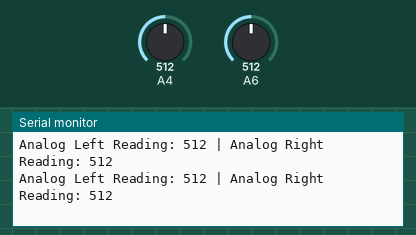
The sketch below on a simulated Arduino Uno, built with avr-gcc and run on an emulated ATmega328P. Shown: the last lines printed to the serial monitor. The test bench sets the inputs (shaded band); at power-on: A4 = 512, A6 = 512.

Above: at 1.2 s.
1.3 s: A4 set to 109
At 1.41 s:
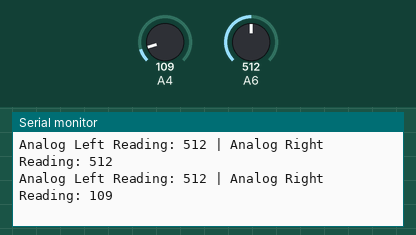
4.3 s: A4 set to 93
At 4.33 s:
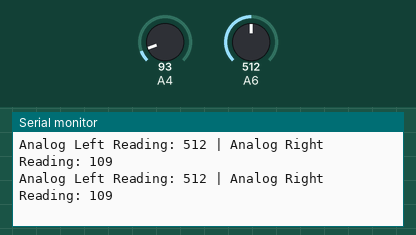
5.8 s: A6 set to 108
At 5.82 s:
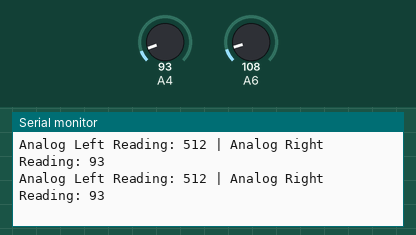
8.8 s: A6 set to 95
At 8.8 s:
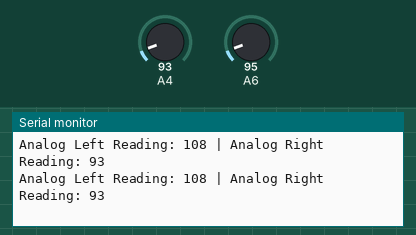
Timing chart, 0 to 11.8 s (numbered marks = the images above; inputs shaded):
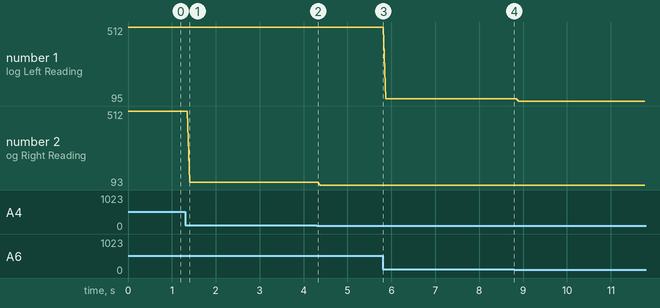

Measured:
- after the input at 1.3 s, the serial monitor: prints a new line after 0.10 s (image 1)
- plotted number 1: 512 → 108 after the input at 5.8 s, 108 → 95 after the input at 8.8 s
- plotted number 2: 512 → 109 after the input at 1.3 s, 109 → 93 after the input at 4.3 s

The sketch:

test_ir_sensor.ino
```cpp
#include "IRSensor.h"

IRSensor IRSensorL(28, 140);
IRSensor IRSensorR(26, 140);


void setup() {
  // put your setup code here, to run once:
  Serial.begin(9600);
}

void loop() {
  // put your main code here, to run repeatedly:
  int IRvalueL = IRSensorL.read();
  int IRvalueR = IRSensorR.read();

  Serial.print("Analog Left Reading: ");
  Serial.print(IRvalueL);   // Print the left sensor value
  Serial.print(" | ");      // Print a separator
  Serial.print("Analog Right Reading: ");
  Serial.println(IRvalueR);
}
```

IRsensor.cpp
```cpp
#include "Energia.h"
#include "IRSensor.h"

// Constructor to initialize pin and optional threshold
IRSensor::IRSensor(int sensorPin, int thresh) {
  pin = sensorPin;  // Set the pin
  threshold = thresh;  // Set the threshold value (can be adjusted based on sensor)
  pinMode(pin, INPUT);  // Set the pin mode to INPUT
}

// Method to read the sensor value
int IRSensor::read() {
  return analogRead(pin);  // Return the analog value from the sensor
}

// Method to check if the sensor detects an object
bool IRSensor::groundDetected() {
  int sensorValue = read();  // Read the sensor value
  return sensorValue < threshold;  // If above the threshold, consider it detected
}
```

IRsensor.h
```cpp
#ifndef IRSENSOR_H  // Header guard to avoid multiple inclusions
#define IRSENSOR_H


// Motor control pins
#define LEFTIR    6  // Left IR Sensor - PE5
#define RIGHTIR   5  // Left IR Sensor - PE4

// Declare the IR sensor class
class IRSensor {
  private:
    int pin;  // The pin to which the IR sensor is connected
    int threshold;  // Threshold value for detecting an object (if using analog sensor)

  public:
    // Constructor to initialize the IR sensor
    IRSensor(int sensorPin, int thresh = 512);  // Default threshold of 512 (can be adjusted)

    // Method to read sensor value
    int read();

    // Method to check if something is detected based on threshold
    bool groundDetected();
};

#endif // IRSENSOR_H
```
